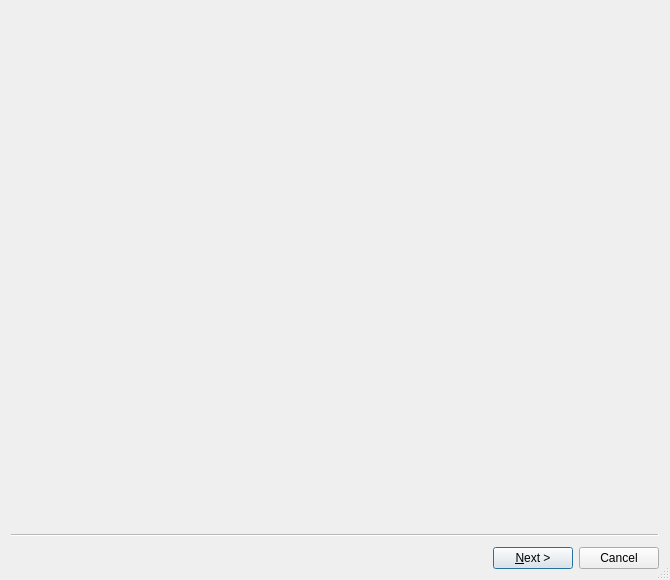
<?xml version="1.0" encoding="UTF-8"?>
<ui version="4.0">
 <class>PollWizard</class>
 <widget class="QWizard" name="PollWizard">
  <property name="geometry">
   <rect>
    <x>0</x>
    <y>0</y>
    <width>670</width>
    <height>580</height>
   </rect>
  </property>
  <property name="sizePolicy">
   <sizepolicy hsizetype="Expanding" vsizetype="Expanding">
    <horstretch>0</horstretch>
    <verstretch>0</verstretch>
   </sizepolicy>
  </property>
  <property name="windowTitle">
   <string>Create a Poll</string>
  </property>
  <property name="sizeGripEnabled">
   <bool>true</bool>
  </property>
  <property name="modal">
   <bool>true</bool>
  </property>
  <property name="wizardStyle">
   <enum>QWizard::ClassicStyle</enum>
  </property>
  <property name="options">
   <set>QWizard::NoBackButtonOnLastPage|QWizard::NoBackButtonOnStartPage|QWizard::NoCancelButtonOnLastPage</set>
  </property>
  <widget class="PollWizardTypePage" name="typePage"/>
  <widget class="PollWizardProjectPage" name="projectPage"/>
  <widget class="PollWizardDetailsPage" name="detailsPage"/>
  <widget class="PollWizardSummaryPage" name="summaryPage"/>
 </widget>
 <customwidgets>
  <customwidget>
   <class>PollWizardTypePage</class>
   <extends>QWizardPage</extends>
   <header>voting/pollwizardtypepage.h</header>
   <container>1</container>
  </customwidget>
  <customwidget>
   <class>PollWizardProjectPage</class>
   <extends>QWizardPage</extends>
   <header>voting/pollwizardprojectpage.h</header>
   <container>1</container>
  </customwidget>
  <customwidget>
   <class>PollWizardDetailsPage</class>
   <extends>QWizardPage</extends>
   <header>voting/pollwizarddetailspage.h</header>
   <container>1</container>
  </customwidget>
  <customwidget>
   <class>PollWizardSummaryPage</class>
   <extends>QWizardPage</extends>
   <header>voting/pollwizardsummarypage.h</header>
   <container>1</container>
  </customwidget>
 </customwidgets>
 <resources/>
 <connections/>
</ui>
